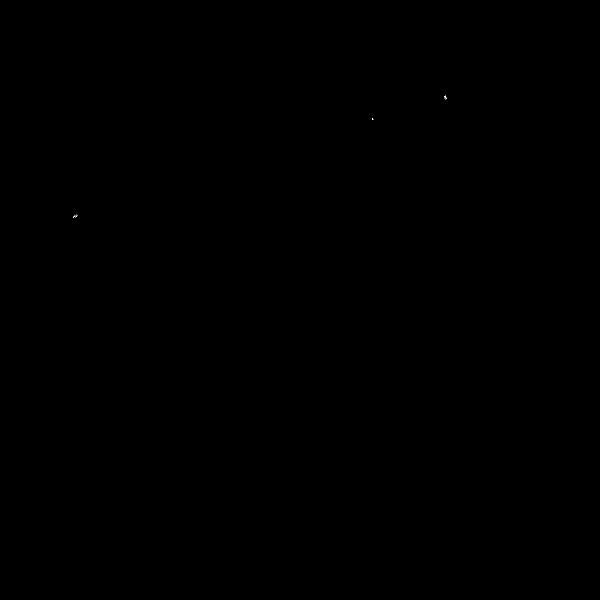
#> input picture GUV Crash003_Z12.tif, 1200 x 1200 px (shown at 1/2 size); the run also reads 1 picture not shown here
$ jupyter execute --allow-errors psf_makeing.ipynb
#> lines starting #> are read from the running program, lines starting #| are printed output that depends on the picture
[cell 1]
import matplotlib.pyplot as plt
import numpy as np
from PIL import Image
import io

[cell 2]
# Load GUV image we are going to use for the psf
image = plt.imread('GUV Crash003_Z12.tif')
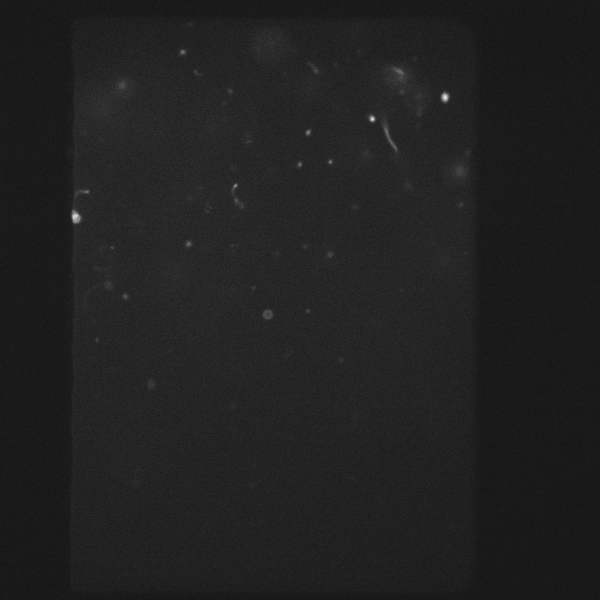
#> image: shape (1200, 1200) uint16 (shown at 1/2 size); min 81, max 287, mean 107.8; drawn with min black and max white
background_image = plt.imread('GUV Crash003_Z11.tif')
#> background_image: shape (1200, 1200) uint16; min 81, max 291, mean 107.8

# Display the image
plt.imshow(image, cmap=plt.cm.gray)
plt.show()

[cell 3]
y_center = 622
x_center = 615

psf_image = image[y_center - 50:y_center + 50, x_center - 50:x_center + 50]
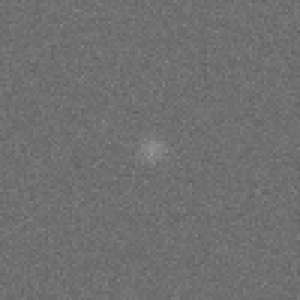
#> psf_image: shape (100, 100) uint16 (shown 3 times larger); min 93, max 154, mean 111.9

plt.imshow(psf_image, cmap=plt.cm.gray, vmin= 0, vmax= 255)
plt.plot([50, 50], [0, 100], 'r-')
plt.plot([0, 100], [50, 50], 'r-')
plt.show()
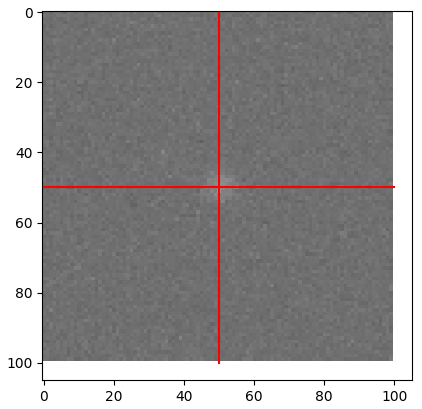
#> figure drawn by matplotlib, 1 panel

[cell 4]
y_spread = 10
x_spread = 10

plt.imshow(psf_image, cmap=plt.cm.gray, vmin= 0, vmax= 255)
plt.plot([50-x_spread, x_spread+50], [50-y_spread, 50-y_spread], 'r-')
plt.plot([50-x_spread, x_spread+50], [50+y_spread, 50+y_spread], 'r-')
plt.plot([50-x_spread, 50-x_spread], [50-y_spread, y_spread+50], 'r-')
plt.plot([50+x_spread, 50+x_spread], [50-y_spread, y_spread+50], 'r-')
plt.show()
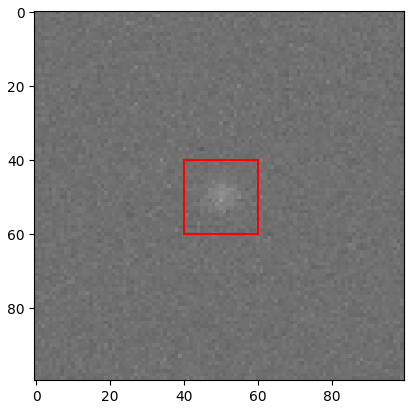
#> figure drawn by matplotlib, 1 panel

#> (a cell that did not finish here is left out)

[cell 6]
wf_psf_image = np.zeros((1200,1200)) #make an empty image
#> (the rest of this cell did not finish here and is left out)

[cell 7]
fft_image = np.fft.fft2(image)
fft_psf_image = np.fft.fft2(wf_psf_image)
division = fft_image/fft_psf_image
deconvolved_image = np.fft.ifft2(division)

fig, axs = plt.subplots(1,4, figsize=(20, 5))
axs[0].imshow(np.log(np.abs(np.fft.fftshift(fft_image))), cmap=plt.cm.gray)
axs[0].set_title('FFT Image')

axs[1].imshow(np.log(np.abs(np.fft.fftshift(fft_psf_image))), cmap=plt.cm.gray)
axs[1].set_title('FFT PSF Image')

axs[2].imshow(np.log(np.abs(np.fft.fftshift(division))), cmap=plt.cm.gray)
axs[2].set_title('FFT Image / FFT PSF Image')

axs[3].imshow(np.log(np.abs(np.fft.fftshift(deconvolved_image))), cmap=plt.cm.gray)
axs[3].set_title('Deconvolved Image')
plt.show()
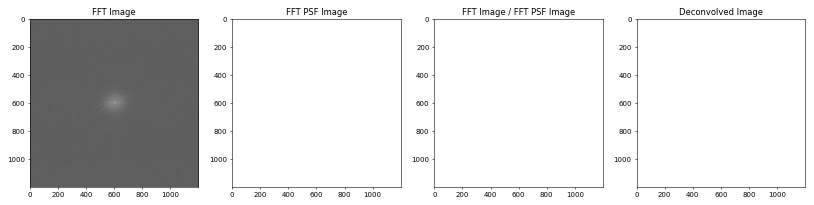
#> figure drawn by matplotlib, 4 panels
